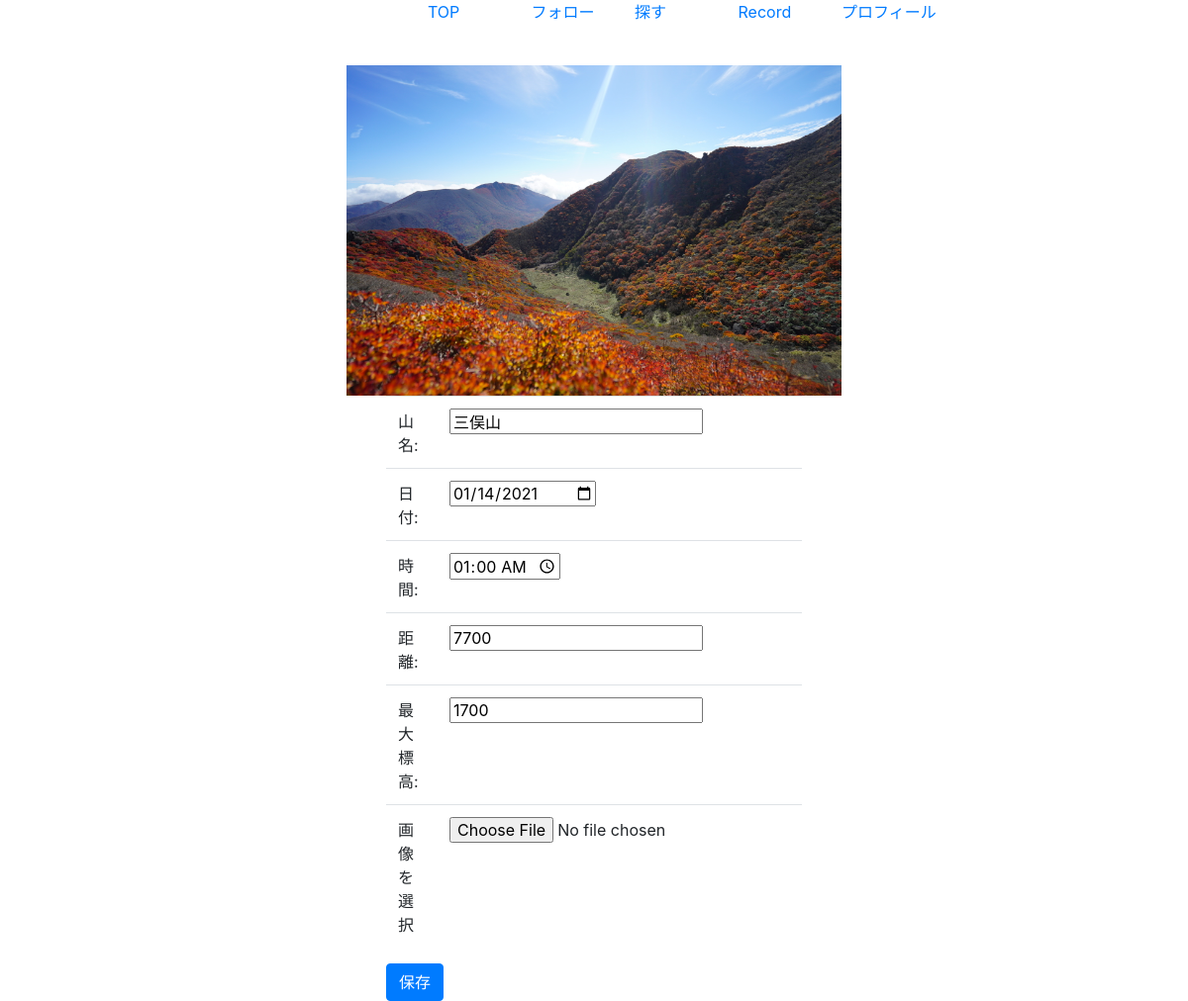
The app's page /edit.php?id=25 (signed in) with its own data.
### tables this page shows
CREATE TABLE `tozan_record_table` (
  `image_id` int(11) NOT NULL,
  `post_user_id` int(12) NOT NULL,
  `image_name` varchar(256) NOT NULL,
  `created_at` datetime NOT NULL,
  `name` varchar(255) NOT NULL,
  `date` date DEFAULT NULL,
  `time` time NOT NULL,
  `distance` int(11) NOT NULL,
  `maximumAltitude` int(11) NOT NULL
);

### edit.php (the view, shortened to what this page needs)
<?php
$pdo = connect_to_db();
$id = $_GET['id'];
$sql = 'SELECT * FROM tozan_record_table WHERE image_id=:id';
$stmt = $pdo->prepare($sql);
$stmt->bindValue(':id', $id, PDO::PARAM_INT);
$status = $stmt->execute();
if ($status == false) {
  $error = $stmt->errorInfo();
  echo json_encode(["error_msg" => "{$error[2]}"]);
  exit();
} else {
  $record = $stmt->fetch(PDO::FETCH_ASSOC);
}
?>
<link rel="stylesheet" href="https://stackpath.bootstrapcdn.com/bootstrap/4.3.1/css/bootstrap.min.css">
<link rel="stylesheet" href="css/styles.css">
<body style="max-width: 700px; margin: 0 auto;">
  <div id="navbar">
    <ul>
      <li><a href="input.php">TOP</a></li>
      <li><a href="follow_page.php">フォロー</a></li>
      <li><a href="find_page.php">探す</a></li>
      <li><a href="data.php">Record</a></li>
      <li><a href="profile_edit.php">プロフィール</a></li>
    </ul>
  </div>
  <div style="text-align:center">
    <img src="images/<?php echo $record['image_name']; ?>" width="500px" height="auto">
  </div>
  <form action="execution.php/update.php" method="POST" enctype="multipart/form-data" style="width: 60%; margin:0 auto;">
    <table class="table">
      <tbody>
        <tr>
          <td class="col-md-5">山名:</td>
          <td class="col-md-5"><input type="text" name="name" value="<?= $record["name"] ?>"></td>
        </tr>
        <tr>
          <td>日付:</td>
          <td><input type="date" name="date" value="<?= $record["date"] ?>"></td>
        </tr>
        <tr>
          <td>時間:</td>
          <td><input type="time" step="300" name="time" value="<?= $record["time"] ?>"></td>
        </tr>
        <tr>
          <td>距離:</td>
          <td><input type="text" name="distance" value="<?= $record["distance"] ?>"></td>
        </tr>
        <tr>
          <td>最大標高:</td>
          <td><input type="text" name="maximumAltitude" value="<?= $record["maximumAltitude"] ?>"></td>
        </tr>
        <tr>
          <td>画像を選択</td>
          <td><input type="file" name="image2"></td>
        </tr>
      </tbody>
    </table>
    <button type="submit" class="btn btn-primary">保存</button>
  </form>
</body>

### css/styles.css (style rules this page uses)
#navbar { display: flex; justify-content: flex-end; }
#navbar li { display: inline-block; width: 100px; height: 50px; }

### records on screen
tozan_record_table: image_name (picture), name "三俣山", date "01/14/2021", time "01:00:00", distance "7700", maximumAltitude "1700"
